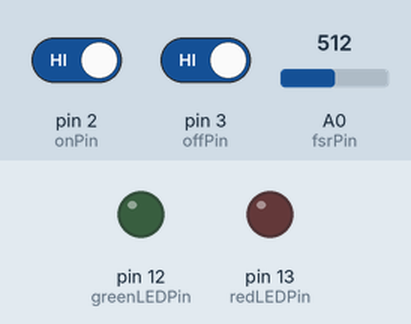
Bench run of a sketch on a simulated Arduino Uno, built with avr-gcc and run on an emulated ATmega328P. On the bench: output pins drawn as LEDs (lit = HIGH). The inputs (shaded band) are chosen by the test bench; at power-on: pin 2 (onPin) HIGH, A0 (fsrPin) = 512, pin 3 (offPin) HIGH. What the sketch prints to the serial monitor is not drawn.

Above: at 1.2 s.
1.3 s: pin 2 (onPin) driven LOW
At 1.8 s:
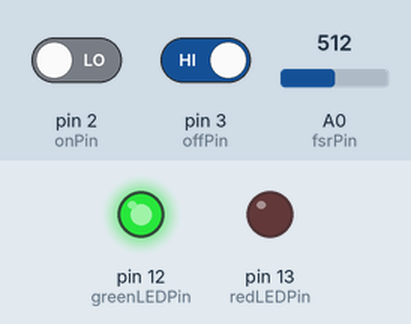
2.8 s: A0 (fsrPin) set to 462
4.3 s: A0 (fsrPin) set to 439
At 5.3 s:
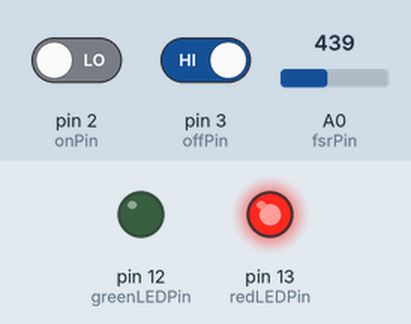
5.8 s: A0 (fsrPin) set to 461
At 7.0 s:
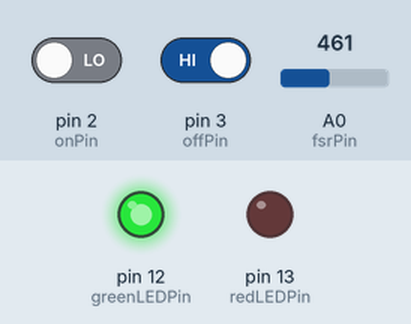
7.3 s: A0 (fsrPin) set to 0
At 8.5 s:
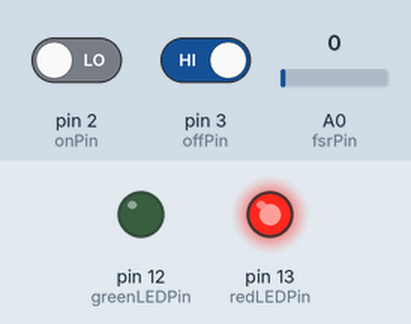
8.8 s: pin 2 (onPin) driven HIGH and pin 3 (offPin) driven LOW
At 9.5 s:
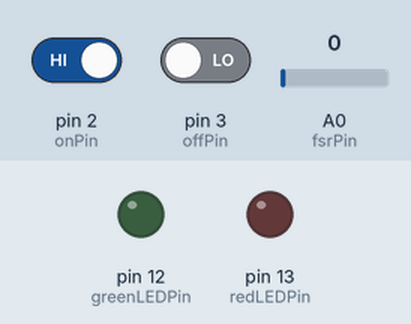
Timing chart, 0 to 11.3 s (numbered marks = the images above; inputs shaded):
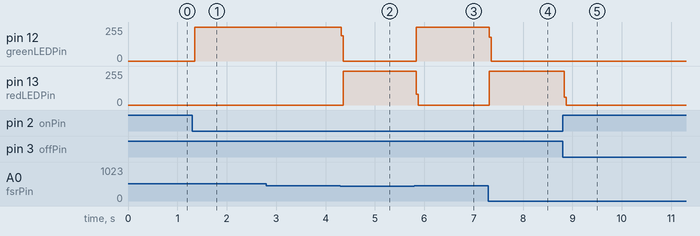

Measured:
- the behaviour switches between 451 and 450 on A0 (fsrPin) (found by bisection; images 1 and 2)
- after the input at 1.3 s, pin 12 (greenLEDPin): 0/255 → 255/255 after 0.06 s
- after the input at 4.3 s, pin 12 (greenLEDPin): 255/255 → 0/255 at once; pin 13 (redLEDPin): 0/255 → 255/255 after 0.06 s
- after the input at 5.8 s, pin 12 (greenLEDPin): 0/255 → 255/255 at once; pin 13 (redLEDPin): 255/255 → 0/255 at once
- after the input at 7.3 s, pin 12 (greenLEDPin): 255/255 → 0/255 at once; pin 13 (redLEDPin): 0/255 → 255/255 at once
- after the input at 8.8 s, pin 13 (redLEDPin): 255/255 → 0/255 at once

The sketch:

lyn-forceSensorLED.ino
```cpp
#define fsrPin A0

int redLEDPin = 13;
int greenLEDPin = 12;
int onPin = 2;
int offPin = 3;

int onStat;
int offStat;
bool ledStat;
int fsrRead;
int ledPin;


void setup() {

  Serial.begin(9600);

  pinMode(redLEDPin, OUTPUT);
  pinMode(greenLEDPin, OUTPUT);
  pinMode(onPin, INPUT);
  pinMode(offPin, INPUT);
}


void loop() {
  onStat = digitalRead(onPin);
  offStat = digitalRead(offPin);

  if (onStat == LOW) {
    ledStat = true;

  } else if (offStat == LOW) {
    ledStat = false;
  }

  setPinNum();

  if (ledStat) {
    digitalWrite(greenLEDPin, LOW);
    digitalWrite(redLEDPin, LOW);

    digitalWrite(ledPin, HIGH);

  } else {
    digitalWrite(greenLEDPin, LOW);
    digitalWrite(redLEDPin, LOW);
  }
}
void setPinNum() {
  fsrRead = analogRead(fsrPin);
  Serial.println(fsrRead);

  if (fsrRead < 451) {
    ledPin = redLEDPin;
  } else {
    ledPin = greenLEDPin;
  }
}
```
